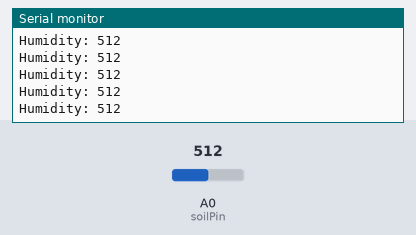
The sketch below on a simulated Arduino Uno, built with avr-gcc and run on an emulated ATmega328P. On the bench: the last lines printed to the serial monitor. Inputs (shaded band) come from the test bench; at power-on: A0 (soilPin) = 512.

Above: at 1.2 s.
1.3 s: A0 (soilPin) set to 106
At 1.8 s:
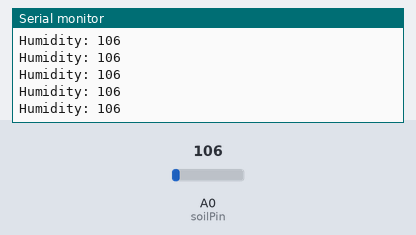
2.8 s: A0 (soilPin) set to 95
At 3.7 s:
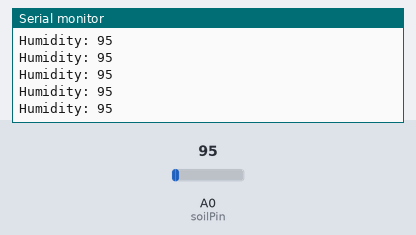
8.8 s: A0 (soilPin) set to 1009
At 9.9 s:
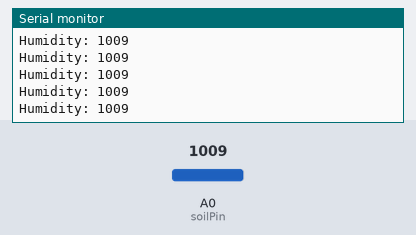
11.8 s: A0 (soilPin) set to 988
At 12.3 s:
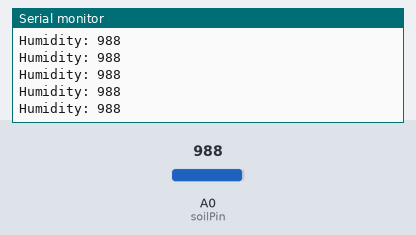
Timing chart, 0 to 14.8 s (numbered marks = the images above; inputs shaded):
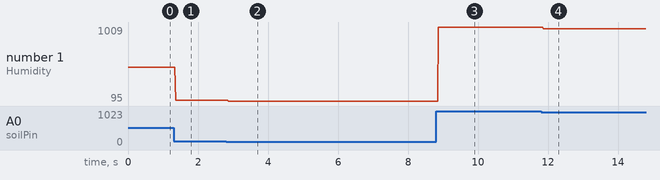

The sketch:

soil.ino
```cpp
#define soilPin A0

void setup() {
  // put your setup code here, to run once:
  Serial.begin(9600);
  pinMode(soilPin, INPUT);
}

void loop() {
  // put your main code here, to run repeatedly:
  Serial.print("Humidity: ");
  int reading = analogRead(soilPin);
  Serial.println(reading);
}
```

Measured:
- after the input at 1.3 s, the serial monitor: prints a new line after 0.06 s (image 1)
- after the input at 2.8 s, the serial monitor: prints a new line after 0.07 s (image 2)
- after the input at 8.8 s, the serial monitor: prints a new line after 0.07 s (image 3)
- after the input at 11.8 s, the serial monitor: prints a new line after 0.06 s (image 4)
- plotted number 1: 512 → 106 after the input at 1.3 s, 106 → 95 after the input at 2.8 s, 95 → 1009 after the input at 8.8 s, 1009 → 988 after the input at 11.8 s
